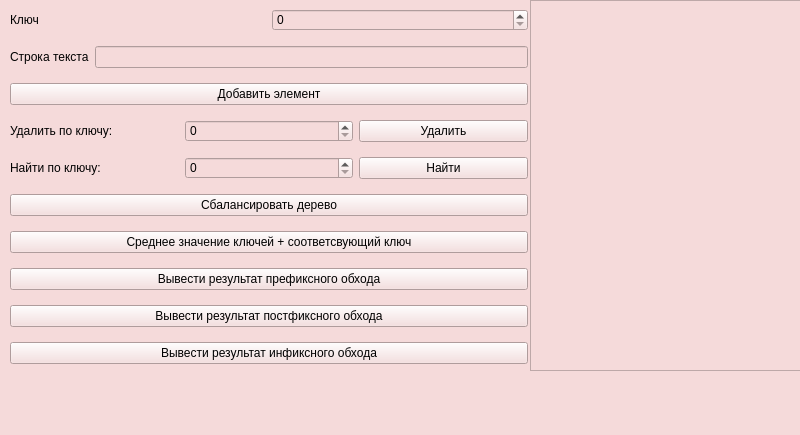
<?xml version="1.0" encoding="UTF-8"?>
<ui version="4.0">
 <class>MainWindow</class>
 <widget class="QMainWindow" name="MainWindow">
  <property name="geometry">
   <rect>
    <x>0</x>
    <y>0</y>
    <width>800</width>
    <height>435</height>
   </rect>
  </property>
  <property name="windowTitle">
   <string>MainWindow</string>
  </property>
  <property name="styleSheet">
   <string notr="true">background-color: rgb(245, 218, 218);
color: rgb(0, 0, 0);
font: 700 italic 15pt &quot;Ubuntu&quot;;</string>
  </property>
  <widget class="QWidget" name="centralwidget">
   <widget class="QTreeView" name="treeView">
    <property name="geometry">
     <rect>
      <x>530</x>
      <y>0</y>
      <width>271</width>
      <height>371</height>
     </rect>
    </property>
   </widget>
   <widget class="QWidget" name="layoutWidget">
    <property name="geometry">
     <rect>
      <x>10</x>
      <y>0</y>
      <width>518</width>
      <height>374</height>
     </rect>
    </property>
    <layout class="QVBoxLayout" name="verticalLayout">
     <item>
      <layout class="QHBoxLayout" name="horizontalLayout">
       <item>
        <widget class="QLabel" name="lbl_key">
         <property name="text">
          <string>Ключ</string>
         </property>
        </widget>
       </item>
       <item>
        <widget class="QSpinBox" name="spb_val"/>
       </item>
      </layout>
     </item>
     <item>
      <layout class="QHBoxLayout" name="horizontalLayout_2">
       <item>
        <widget class="QLabel" name="lbl_value">
         <property name="text">
          <string>Строка текста</string>
         </property>
        </widget>
       </item>
       <item>
        <widget class="QLineEdit" name="lineEditText"/>
       </item>
      </layout>
     </item>
     <item>
      <widget class="QPushButton" name="bnt_add_item">
       <property name="text">
        <string>Добавить элемент</string>
       </property>
      </widget>
     </item>
     <item>
      <layout class="QHBoxLayout" name="horizontalLayout_3">
       <item>
        <widget class="QLabel" name="lbl_del">
         <property name="text">
          <string>Удалить по ключу:</string>
         </property>
        </widget>
       </item>
       <item>
        <widget class="QSpinBox" name="spb_delValue"/>
       </item>
       <item>
        <widget class="QPushButton" name="bnt_remove">
         <property name="text">
          <string>Удалить</string>
         </property>
        </widget>
       </item>
      </layout>
     </item>
     <item>
      <layout class="QHBoxLayout" name="horizontalLayout_4">
       <item>
        <widget class="QLabel" name="lbl_find">
         <property name="text">
          <string>Найти по ключу:</string>
         </property>
        </widget>
       </item>
       <item>
        <widget class="QSpinBox" name="spb_findValue"/>
       </item>
       <item>
        <widget class="QPushButton" name="bnt_search">
         <property name="text">
          <string>Найти</string>
         </property>
        </widget>
       </item>
      </layout>
     </item>
     <item>
      <widget class="QPushButton" name="bnt_balanse">
       <property name="text">
        <string>Сбалансировать дерево</string>
       </property>
      </widget>
     </item>
     <item>
      <widget class="QPushButton" name="bnt_cnt_of_list">
       <property name="text">
        <string>Среднее значение ключей + соответсвующий ключ</string>
       </property>
      </widget>
     </item>
     <item>
      <widget class="QPushButton" name="bnt_pre">
       <property name="text">
        <string>Вывести результат префиксного обхода</string>
       </property>
      </widget>
     </item>
     <item>
      <widget class="QPushButton" name="bnt_post">
       <property name="text">
        <string>Вывести результат постфиксного обхода</string>
       </property>
      </widget>
     </item>
     <item>
      <widget class="QPushButton" name="bnt_in">
       <property name="text">
        <string>Вывести результат инфиксного обхода</string>
       </property>
      </widget>
     </item>
    </layout>
   </widget>
  </widget>
  <widget class="QMenuBar" name="menubar">
   <property name="geometry">
    <rect>
     <x>0</x>
     <y>0</y>
     <width>800</width>
     <height>28</height>
    </rect>
   </property>
  </widget>
  <widget class="QStatusBar" name="statusbar"/>
 </widget>
 <resources/>
 <connections/>
</ui>
